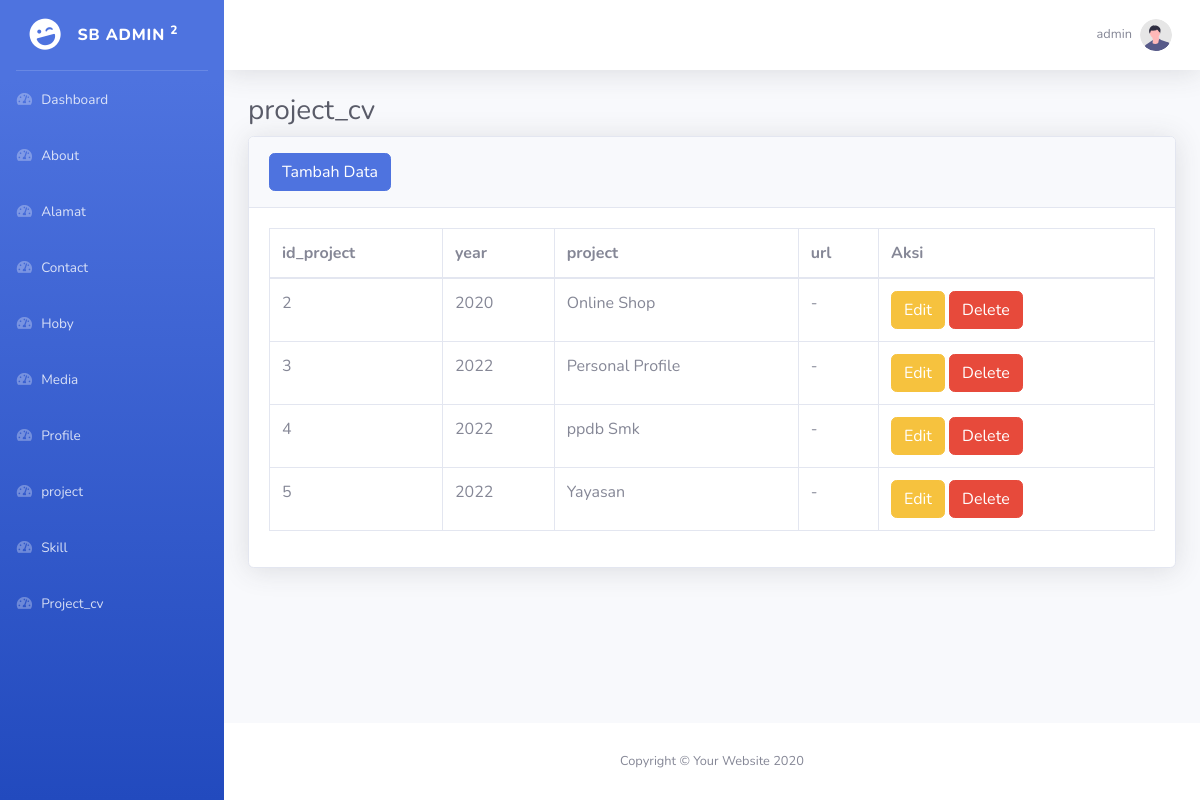
The page /admin/index.php?page=view_project_cv (signed in) on the database its author committed.
### tables this page shows
CREATE TABLE `project_cv` (
  `id_project_cv` int(11) NOT NULL,
  `year` year(4) NOT NULL,
  `project` text NOT NULL,
  `url` text NOT NULL
);

### admin/pages/project_cv/view_project_cv.php (the view)
<div class="container-fluid">
<h1 class="h3 mb-2 text-gray-800">project_cv</h1>
<div class="card shadow mb-4">
    <div class="card-header py-3">
        <a href="index.php?page=tambah_project_cv" class="btn btn-primary">Tambah Data</a>
    </div>
    <div class="card-body">
        <div class="table-responsive">
            <table class="table table-bordered" id="dataTable" width="100%" cellspacing="0">
                <thead>
                    <tr>
                        <th>id_project</th>
                        <th>year</th>
                        <th>project</th>
                        <th>url</th>
                        <th colspan="2">Aksi</th>
                    </tr>
                </thead>
                <tbody>
                <?php
                    include "include/konek.php";
                    $query = "SELECT * FROM project_cv";
                    $result = mysqli_query($konek, $query) or die(mysqli_error($konek));
                    while ($row = mysqli_fetch_array($result)) {
                ?>
                    <tr>
                        <td><?= $row['id_project_cv'] ?></td>
                        <td><?= $row['year'] ?></td>
                        <td><?= $row['project'] ?></td>
                        <td><?= $row['url'] ?></td>
                        <td>
                            <a href="index.php?page=edit_project_cv&id_project_cv=<?= $row['id_project_cv']?>" class= "btn btn-warning">Edit</a>
                            <a href="pages/project_cv/aksi/aksi_hapus.php?id_project_cv=<?=$row['id_project_cv']?>" class="btn btn-danger" onclick="return confirm('Apakah anda yakin')">Delete</a>
                        </td>
                    </tr>
                    <?php } ?>
                </tbody>
            </table>
        </div>
    </div>
</div>
</div>

### rows shown on the page
project_cv: id_project_cv "2", year "2020", project "Online Shop", url "-"
project_cv: id_project_cv "3", year "2022", project "Personal Profile", url "-"
project_cv: id_project_cv "4", year "2022", project "ppdb Smk", url "-"
project_cv: id_project_cv "5", year "2022", project "Yayasan", url "-"

### other values the page prints
$_SESSION['username'] "admin"
